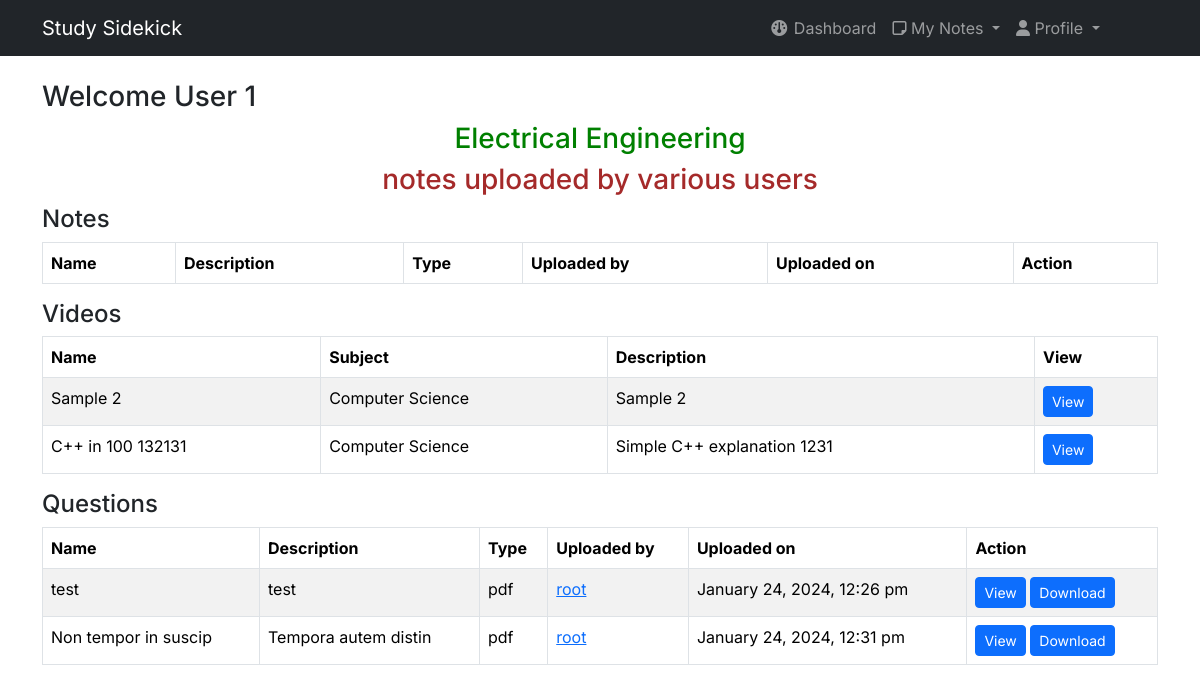
/dashboard/ (signed in), run on the app's committed database.
### tables this page shows
CREATE TABLE IF NOT EXISTS `videos` (
  `video_id` int NOT NULL AUTO_INCREMENT,
  `video_name` varchar(255) DEFAULT NULL,
  `video_description` varchar(255) DEFAULT NULL,
  `url` varchar(255) DEFAULT NULL,
  `status` varchar(255) DEFAULT 'not approved yet',
  `file_uploader` varchar(255) DEFAULT NULL,
  `subject_id` int NOT NULL,
  PRIMARY KEY (`video_id`),
  KEY `videos_subject_subject_id_fk` (`subject_id`),
  CONSTRAINT `videos_subject_subject_id_fk` FOREIGN KEY (`subject_id`) REFERENCES `subject` (`subject_id`)
);

CREATE TABLE IF NOT EXISTS `subject` (
  `subject_id` int NOT NULL AUTO_INCREMENT,
  `subject_name` varchar(255) DEFAULT NULL,
  `subject_description` varchar(255) DEFAULT NULL,
  PRIMARY KEY (`subject_id`)
);

CREATE TABLE IF NOT EXISTS `questions` (
  `question_id` int NOT NULL AUTO_INCREMENT,
  `question_name` varchar(255) DEFAULT NULL,
  `question_description` varchar(255) DEFAULT NULL,
  `subject_id` int DEFAULT NULL,
  `file` varchar(255) DEFAULT NULL,
  `file_type` varchar(255) DEFAULT NULL,
  `uploaded_by` int NOT NULL,
  `upload_time` timestamp NULL DEFAULT CURRENT_TIMESTAMP,
  PRIMARY KEY (`question_id`),
  KEY `questions_subject_subject_id_fk` (`subject_id`),
  CONSTRAINT `questions_subject_subject_id_fk` FOREIGN KEY (`subject_id`) REFERENCES `subject` (`subject_id`)
);

CREATE TABLE IF NOT EXISTS `users` (
  `id` int NOT NULL AUTO_INCREMENT,
  `username` varchar(225) NOT NULL,
  `name` varchar(225) NOT NULL,
  `about` varchar(300) NOT NULL DEFAULT 'N/A',
  `role` varchar(225) NOT NULL,
  `email` varchar(225) NOT NULL,
  `token` varchar(225) NOT NULL,
  `gender` varchar(225) NOT NULL,
  `password` varchar(225) NOT NULL,
  `course` varchar(225) NOT NULL,
  `image` varchar(225) NOT NULL DEFAULT 'profile.jpg',
  `joindate` varchar(225) NOT NULL,
  PRIMARY KEY (`id`)
);

### dashboard/user_front_page.php (the view, shortened to what this page needs)
<div class="w-100">
    <center>
        <marquee style="width: 70%;">
            <h3 style="color: green;"><?php echo $_SESSION['course']; ?> Engineering </h3>
            <h3 style="color: brown;"> notes uploaded by various users</h3>
        </marquee>
    </center>
    <h4>Notes</h4>
    <form class="mt-2" method="post">
        <table class="table table-bordered table-striped table-hover">
            <thead>
                <tr>
                    <th>Name</th>
                    <th>Description</th>
                    <th>Type</th>
                    <th>Uploaded by</th>
                    <th>Uploaded on</th>
                    <th>Action</th>
                </tr>
            </thead>
        </table>
    </form>
    <h4>Videos</h4>
    <form class="mt-2" method="post">
        <table class="table table-bordered table-striped table-hover">
            <thead>
                <tr>
                    <th>Name</th>
                    <th>Subject</th>
                    <th>Description</th>
                    <th>View</th>
                </tr>
            </thead>
            <tbody>
                <?php
                $query = "SELECT video_id, video_name, video_description, url, status, subject_name, u.username as username
                                FROM videos v
                                    INNER JOIN subject s ON v.subject_id = s.subject_id
                                    INNER JOIN users u ON v.file_uploader = u.id
                                    WHERE status != 'pending'
                                    ORDER BY video_id DESC";
                $run_query = mysqli_query($conn, $query) or die(mysqli_error($conn));
                if (mysqli_num_rows($run_query) > 0) {
                    while ($row = mysqli_fetch_array($run_query)) {
                        $video_name = $row['video_name'];
                        $video_description = $row['video_description'];
                        $url = $row['url'];
                        $subject_name = $row['subject_name'];
                ?>
                        <tr>
                            <td><?php echo $video_name; ?></td>
                            <td><?php echo $subject_name; ?></td>
                            <td><?php echo $video_description; ?></td>
                            <td>
                                <a class="btn btn-primary btn-sm" href='view_video.php?url=<?php echo urlencode($url); ?>'>View</a>
                            </td>
                        </tr>
                <?php
                    }
                }
                ?>
            </tbody>
        </table>
    </form>
    <h4>Questions</h4>
    <form class="mt-2" method="post">
        <table class="table table-bordered table-striped table-hover">
            <thead>
                <tr>
                    <th>Name</th>
                    <th>Description</th>
                    <th>Type</th>
                    <th>Uploaded by</th>
                    <th>Uploaded on</th>
                    <th>Action</th>
                </tr>
            </thead>
            <tbody>
                <?php
                $query = "SELECT * FROM questions q
                                         INNER JOIN subject s on s.subject_id = q.subject_id
                                         INNER JOIN users u on u.id = q.uploaded_by";
                $run_query = mysqli_query($conn, $query) or die(mysqli_error($conn));
                if (mysqli_num_rows($run_query) > 0) :
                    while ($row = mysqli_fetch_array($run_query)) :
                        $question_id = $row['question_id'];
                        $question_name = $row['question_name'];
                        $question_description = $row['question_description'];
                        $username = $row['username'];
                        $file_type = $row['file_type'];
                        $upload_time = $row['upload_time'];
                        $file = $row['file'];
                        $uploaded_by = $row['uploaded_by'];
                ?>
                        <tr>
                            <td><?php echo $question_name; ?></td>
                            <td><?php echo $question_description; ?></td>
                            <td><?php echo $file_type; ?></td>
                            <td><a href='viewprofile.php?name=<?php echo $uploaded_by; ?>' target='_blank'> <?php echo $username; ?> </a></td>
                            <td><?php echo date("F j, Y, g:i a", strtotime($upload_time)); ?></td>
                            <td>
                                <a class='btn btn-sm btn-primary' href='#' onclick="displayPdf('allfiles/<?php echo $file; ?>', '<?php echo $file; ?>')" target='_blank'>
                                    View
                                </a>
                                <a class='btn btn-sm btn-primary' href="download_file.php?type=question&id=<?php echo $question_id; ?>" target='_blank'>
                                    Download
                                </a>
                            </td>
                        </tr>
                <?php
                    endwhile;
                endif;
                ?>
            </tbody>
        </table>
    </form>
</div>

### dashboard/includes/adminheader.php (style rules this page uses)
* { font-family: 'Inter', sans-serif; }

### data on the page
videos: video_name "Sample 2", subject.subject_name "Computer Science", video_description "Sample 2"
videos: video_name "C++ in 100 132131", subject.subject_name "Computer Science", video_description "Simple C++ explanation 1231"
questions: question_name "test", question_description "test", file_type "pdf", users.username "root", upload_time "January 24, 2024, 12:26 pm"
questions: question_name "Non tempor in suscip", question_description "Tempora autem distin", file_type "pdf", users.username "root", upload_time "January 24, 2024, 12:31 pm"

### other printed values
$_SESSION['name'] "User 1"
$_SESSION['course'] "Electrical"
